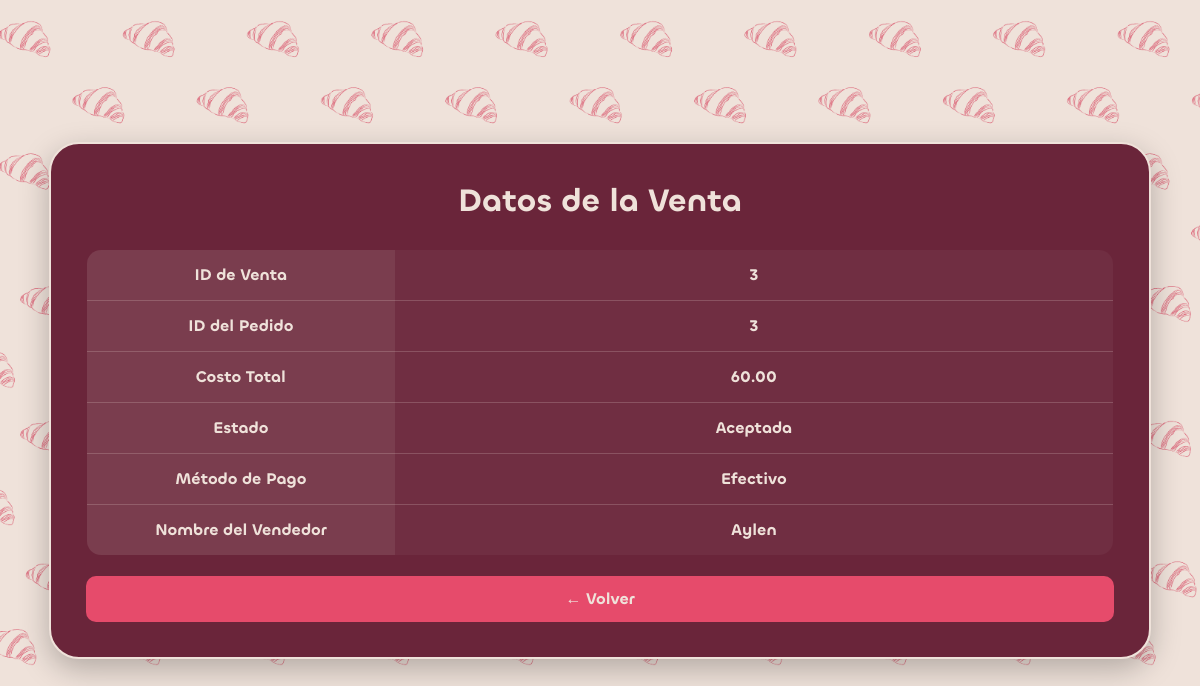
Before: /Ventas/leerVentas.php?ID=3 with the older database file.
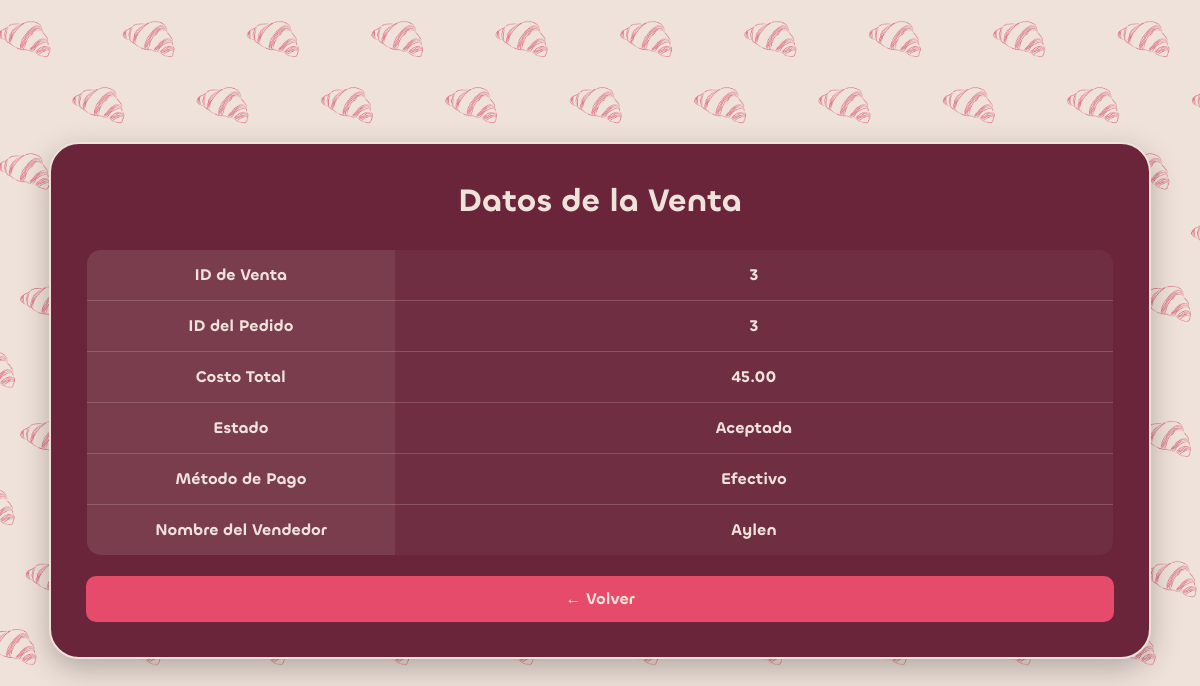
After: the same page with the newer database file.
### tables this page shows
CREATE TABLE IF NOT EXISTS `Ventas` (
  `ID` INT NOT NULL AUTO_INCREMENT,
  `Pedidos_ID` INT NOT NULL,
  `Costototal` DECIMAL(10,2) NULL DEFAULT NULL,
  `Estado` VARCHAR(45) NULL DEFAULT NULL,
  `Metodo` VARCHAR(45) NULL DEFAULT NULL,
  INDEX `fk_Ventas_Pedidos1_idx` (`Pedidos_ID` ASC),
  PRIMARY KEY (`ID`, `Pedidos_ID`),
  CONSTRAINT `fk_Ventas_Pedidos1`
    FOREIGN KEY (`Pedidos_ID`)
    REFERENCES `Pedidos` (`ID`)
    ON DELETE NO ACTION
    ON UPDATE NO ACTION);

CREATE TABLE IF NOT EXISTS `Pedidos` (
  `ID` INT NOT NULL AUTO_INCREMENT,
  `Nombre` VARCHAR(45) NULL DEFAULT NULL,
  `Fecha` DATE NULL DEFAULT NULL, 
  `Celular` INT NULL DEFAULT NULL,
  `Estado` VARCHAR(45) NULL DEFAULT NULL,
  `Direccion` VARCHAR(80) NULL DEFAULT NULL,
  `NombreVendedor` VARCHAR(45) NULL DEFAULT NULL,
  PRIMARY KEY (`ID`));

### Ventas/leerVentas.php (the view, shortened to what this page needs)
<?php
require "bdVentas.php";
$ID = trim($_GET['ID']);
$stmt = $conexion->prepare("SELECT * FROM Ventas WHERE Pedidos_ID=?");
$stmt->bind_param("s", $ID);
$stmt->execute();
$resultado = $stmt->get_result();
$stmt = $conexion->prepare("SELECT * FROM Pedidos WHERE ID=?");
$stmt->bind_param("s", $ID);
$stmt->execute();
$resultadob = $stmt->get_result();
while($fila=$resultadob->fetch_assoc()) {
            $NombreVendedor = $fila['NombreVendedor'];
    }
?>
<!DOCTYPE html>
<html lang="es">
<head>
    <link rel="stylesheet" href="../tipografia/Fonts/WEB/css/chillax.css">
</head>
<body>
<div class="contenedor">
    <h2>Datos de la Venta</h2>
    <?php
    if ($resultado->num_rows > 0) {
        $fila = $resultado->fetch_assoc();
        echo "<table>";
        echo "<tr>";
        echo "<td class='titulo'>ID de Venta</td>";
        echo "<td>" . $fila["ID"] . "</td>";
        echo "</tr>";
        echo "<tr>";
        echo "<td class='titulo'>ID del Pedido</td>";
        echo "<td>" . $fila["Pedidos_ID"] . "</td>";
        echo "</tr>";
        echo "<tr>";
        echo "<td class='titulo'>Costo Total</td>";
        echo "<td>" . $fila["Costototal"] . "</td>";
        echo "</tr>";
        echo "<tr>";
        echo "<td class='titulo'>Estado</td>";
        echo "<td>" . $fila["Estado"] . "</td>";
        echo "</tr>";
        echo "<tr>";
        echo "<td class='titulo'>Método de Pago</td>";
        echo "<td>" . $fila["Metodo"] . "</td>";
        echo "</tr>";
            echo "<tr>";
            echo "<td class='titulo'>Nombre del Vendedor</td>";
            echo "<td>" . $NombreVendedor. "</td>";
            echo "</tr>";
        echo "</table>";
    } else {
        echo "<p>No se encontró la venta.</p>";
    }
    ?>
    <button class="volver" onclick="history.back()">
        ← Volver
    </button>
</div>
</body>
</html>

### Ventas/leerVentas.php (style rules this page uses)
* { font-family: 'Chillax-Semibold'; box-sizing: border-box; }
body { background-image: url(../imagenes/2.png); background-size: cover; background-position: center; background-attachment: fixed; display: flex; justify-content: center; align-items: center; min-height: 100vh; margin: 0; padding: 20px; }
div { width: 95%; max-width: 1200px; padding: 35px; background-color: #6A253A; border: 2px solid #EFE2DA; border-radius: 30px; color: #EFE2DA; box-shadow: 0 10px 30px rgba(0,0,0,0.25); }
h2 { text-align: center; margin-top: 0; margin-bottom: 25px; font-size: 32px; color: #EFE2DA; }
table { width: 100%; border-collapse: collapse; overflow: hidden; border-radius: 15px; border: 1px solid rgba(239,226,218,0.3); }
td { padding: 14px; text-align: center; color: #EFE2DA; border-bottom: 1px solid rgba(239,226,218,0.2); background-color: rgba(255,255,255,0.04); }
td.titulo { width: 30%; background-color: rgba(239,226,218,0.12); color: #EFE2DA; font-weight: bold; }
tr { transition: 0.3s; }
.volver { display: block; width: 100%; padding: 12px 20px; margin-top: 20px; border: none; border-radius: 10px; background-color: #E64B6B; color: #EFE2DA; font-family: 'Chillax-Semibold'; font-size: 16px; cursor: pointer; transition: 0.3s; }

Changed rows visible on the page:
changed ventas "Aceptada": Costototal "60.00" → "45.00"
